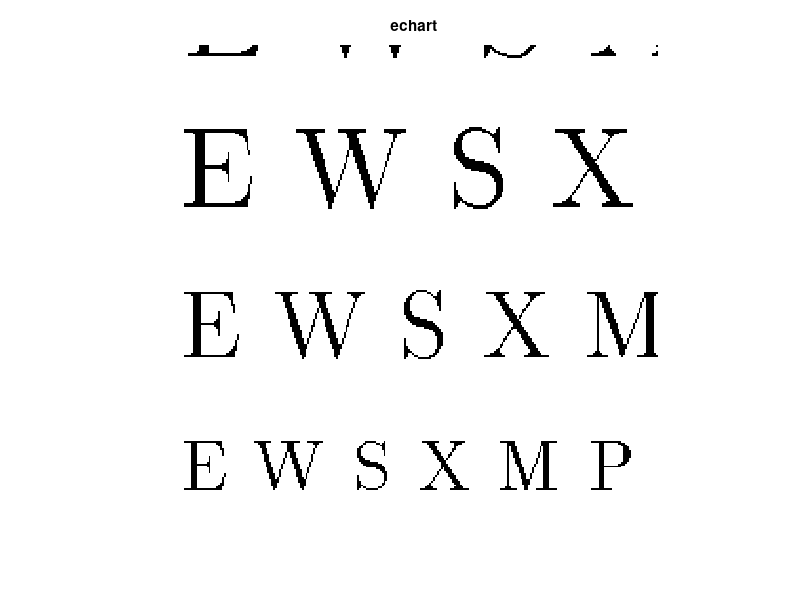
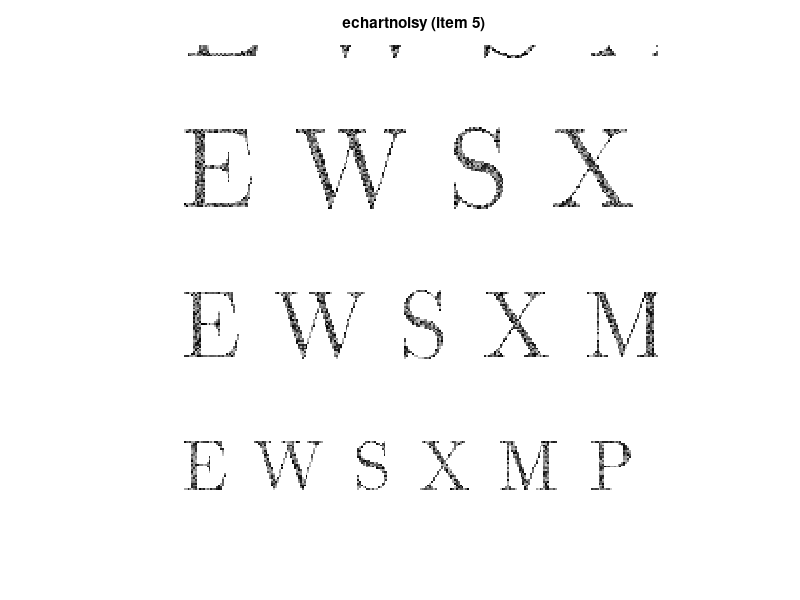
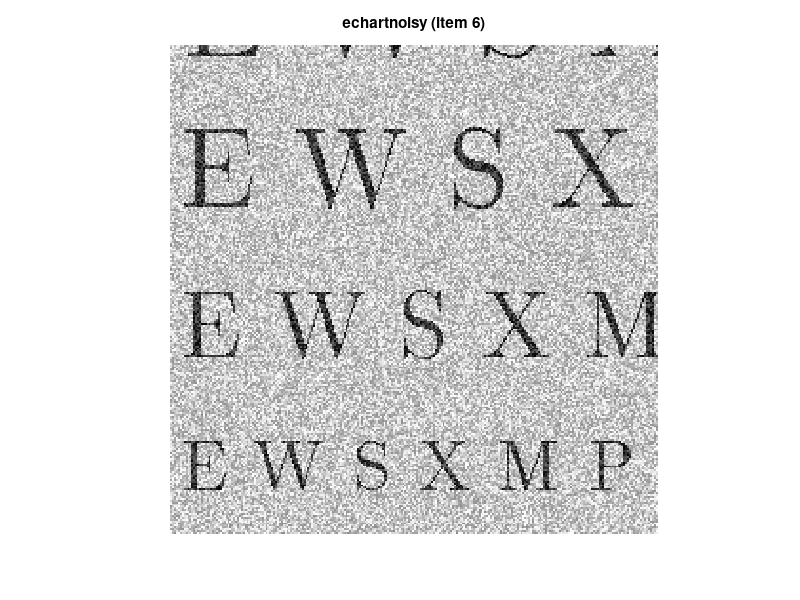

These figures' MATLAB source, in order:
% Written by Tan Jin Chun
% Last Modified : 11/8/2021
% Lab02T04

clear all;close all;clc

% Question 1
% Loading the image matrix echart into the workspace
load echart;

% Question 2
% Displaying the image
imshow(echart);
title("echart")

% Question 3
% Getting the size of the image
% The image is 257 pixels high and 256 pixels wide as shown in the command
% window
size(echart)

% Question 4
% Adding noise to the image
echartnoisy = echart + 0.8*rand(size(echart));

% Question 5
% Displaying the image
figure
imshow(echartnoisy);
title("echartnoisy (item 5)")

% Question 
% Displaying the image again
figure
imshow(echartnoisy,[]);
title("echartnoisy (item 6)")

% One image has a black background and another image has a white
% blackground
% The difference between the image in item5 and item6 is item5
% is normal 
% noise added echart image and item6 is the gray image of the noise added 
% image of the echart image matrix
